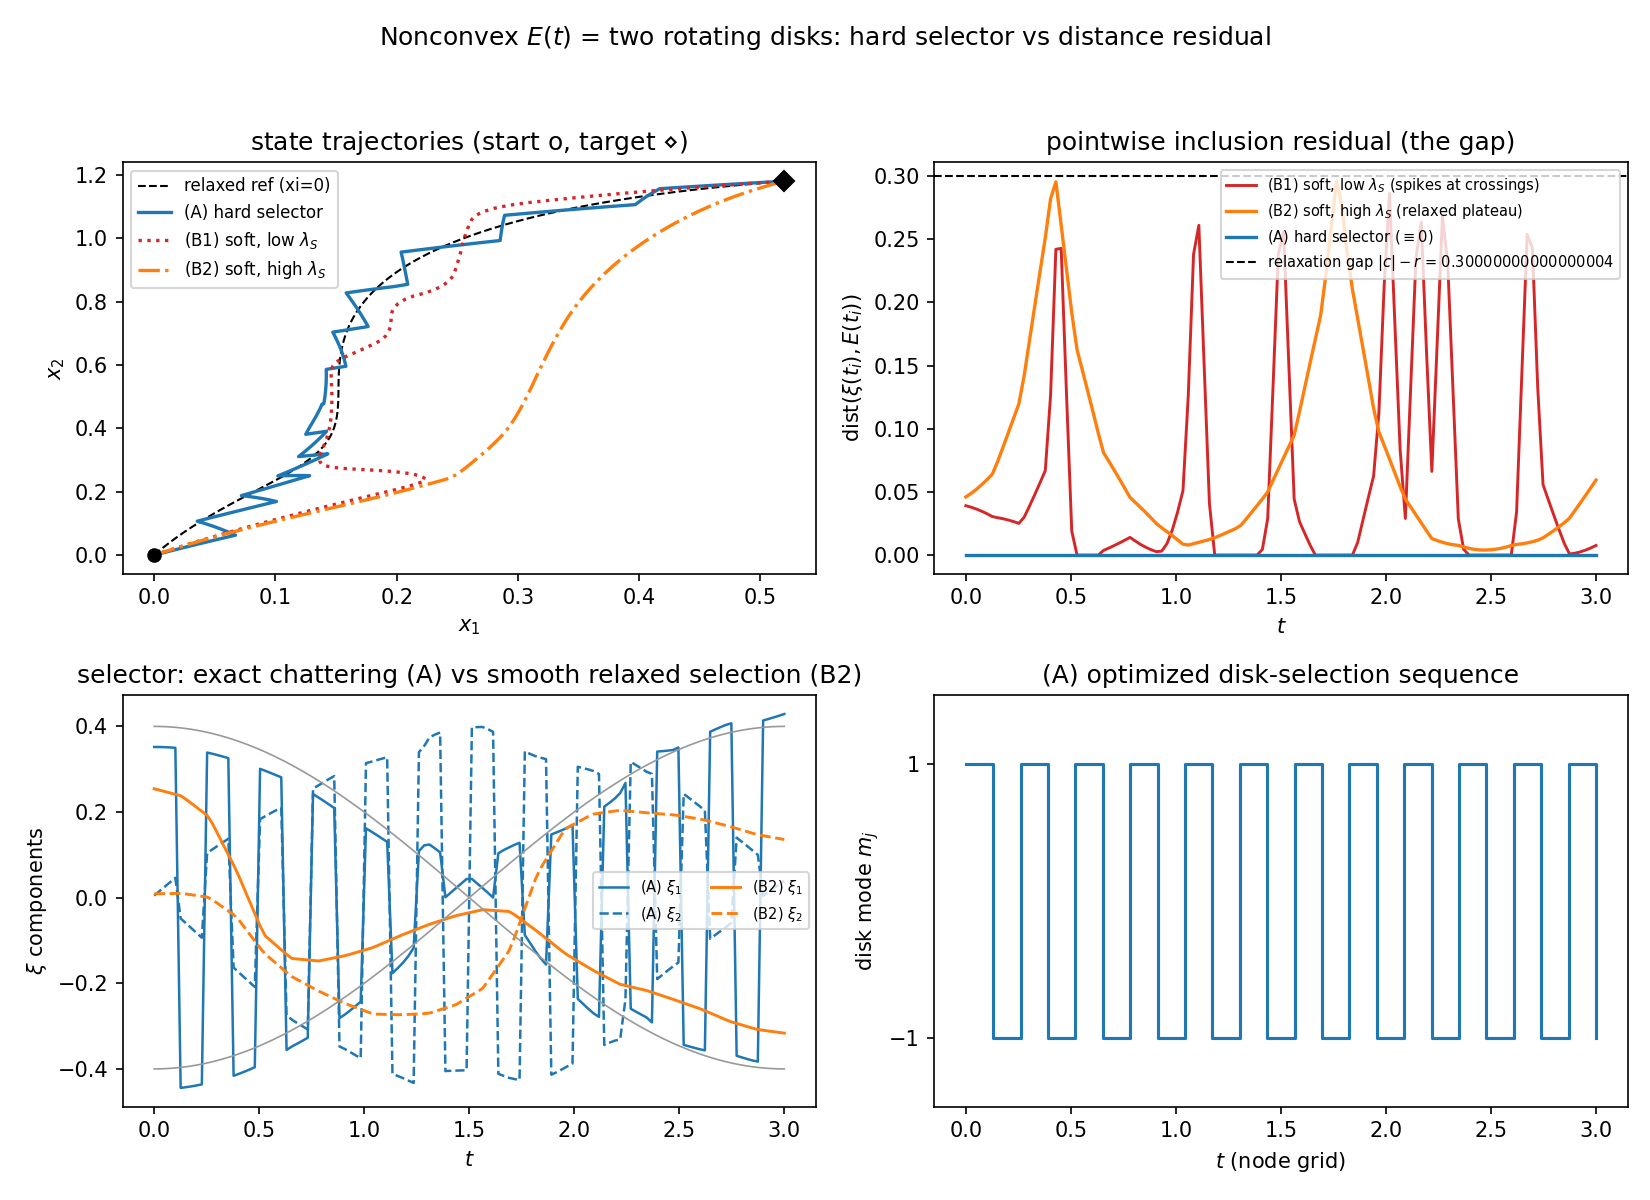

Here is the Python script that generated this plot:
import numpy as np
from scipy.optimize import minimize
import matplotlib
matplotlib.use("Agg")
import matplotlib.pyplot as plt

rng = np.random.default_rng(0)

T, N, K = 3.0, 120, 24
t = np.linspace(0.0, T, N)
dt = t[1] - t[0]
tn = np.linspace(0.0, T, K)                      # node times
x0 = np.array([0.0, 0.0])

r_disk = 0.10
c_mag = 0.40
theta = np.pi * t / T
C = c_mag * np.stack([np.cos(theta), np.sin(theta)], axis=1)   # c(t_i), (N,2)

def g(ti, x):
    """Nonlinear time-forced drift (same as the rotating-ellipse example)."""
    return np.array([np.sin(x[0]) + 0.15 * np.cos(2.0 * np.pi * ti / T),
                     0.5 * np.cos(x[1]) - 0.20 * np.sin(2.0 * np.pi * ti / T)])

def dist_to_E(xi_arr):
    """dist(xi_i, E(t_i)) for xi_arr of shape (N,2), E = union of two disks
    (closed-form; no QP / Quickhull needed)."""
    d_plus = np.maximum(np.linalg.norm(xi_arr - C, axis=1) - r_disk, 0.0)
    d_minus = np.maximum(np.linalg.norm(xi_arr + C, axis=1) - r_disk, 0.0)
    return np.minimum(d_plus, d_minus)

def simulate(xi_arr):
    X = np.zeros((N, 2))
    X[0] = x0
    for i in range(N - 1):
        xi = xi_arr[i]
        x, ti = X[i], t[i]
        k1 = g(ti, x) + xi
        k2 = g(ti + dt / 2, x + dt / 2 * k1) + xi
        k3 = g(ti + dt / 2, x + dt / 2 * k2) + xi
        k4 = g(ti + dt, x + dt * k3) + xi
        X[i + 1] = x + dt / 6 * (k1 + 2 * k2 + 2 * k3 + k4)
    return X

X_relaxed = simulate(np.zeros((N, 2)))
x1 = X_relaxed[-1].copy()
gap = c_mag - r_disk   # dist(0, E(t)) = 0.3, the "relaxation gap" scale

def interp_nodes(Z):
    return np.stack([np.interp(t, tn, Z[:, j]) for j in range(Z.shape[1])], axis=1)

node_of = np.minimum(np.arange(N) * K // N, K - 1)

lamT, lamF = 2500.0, 1.0
LAMS_LOW, LAMS_HIGH = 2.0, 50.0

def xi_soft(z):
    return interp_nodes(z.reshape(K, 2))

def cost_soft(z, lamS):
    xi = xi_soft(z)
    X = simulate(xi)
    J_term = np.sum((X[-1] - x1) ** 2)
    J_incl = np.mean(dist_to_E(xi) ** 2)
    J_smooth = np.mean(np.sum(np.diff(xi, axis=0) ** 2, axis=1))
    return lamT * J_term + lamF * J_incl + lamS * J_smooth

lamU = 5e-2
EPS = 1e-10

def xi_hard(zc, modes):
    W = zc[:2 * K].reshape(K, 2)
    RHO = zc[2 * K:]
    Wg = interp_nodes(W)
    rho_g = np.interp(t, tn, RHO)
    d = Wg / np.sqrt(np.sum(Wg ** 2, axis=1, keepdims=True) + EPS)
    s = 1.0 / (1.0 + np.exp(-rho_g))
    m = modes[node_of][:, None]
    return m * C + (r_disk * s)[:, None] * d

def cost_hard(zc, modes):
    xi = xi_hard(zc, modes)
    X = simulate(xi)
    J_term = np.sum((X[-1] - x1) ** 2)
    W = zc[:2 * K].reshape(K, 2)
    RHO = zc[2 * K:]
    J_u = np.mean(np.sum(np.diff(W, axis=0) ** 2, axis=1)) + np.mean(np.diff(RHO) ** 2)
    return lamT * J_term + lamU * J_u

print("=" * 72)
print("Two-disk nonconvex inclusion, target = relaxed (xi=0) endpoint")
print(f"T={T}, N={N}, K={K}, r={r_disk}, |c|={c_mag}, dist(0,E)={gap:.3f}")
print(f"target x1 = ({x1[0]:.4f}, {x1[1]:.4f})")
print("=" * 72)

soft = {}
for lamS in (LAMS_LOW, LAMS_HIGH):
    z0 = 0.05 * rng.standard_normal(2 * K)
    res = minimize(cost_soft, z0, args=(lamS,), method="L-BFGS-B",
                   options=dict(maxiter=400, maxfun=200000))
    xi = xi_soft(res.x)
    soft[lamS] = dict(xi=xi, X=simulate(xi), dist=dist_to_E(xi))
xi_S,  X_S,  dist_S  = (soft[LAMS_LOW][k]  for k in ("xi", "X", "dist"))
xi_S2, X_S2, dist_S2 = (soft[LAMS_HIGH][k] for k in ("xi", "X", "dist"))

modes = np.array([1.0 if j % 2 == 0 else -1.0 for j in range(K)])  # chattering init
zc = 0.1 * rng.standard_normal(3 * K)
for rnd in range(3):
    res_hard = minimize(cost_hard, zc, args=(modes,), method="L-BFGS-B",
                        options=dict(maxiter=400, maxfun=200000))
    zc = res_hard.x
    base = res_hard.fun
    n_flips = 0
    for j in range(K):
        modes[j] *= -1.0
        cj = cost_hard(zc, modes)
        if cj < base:
            base = cj
            n_flips += 1
        else:
            modes[j] *= -1.0
    print(f"[hard] round {rnd + 1}: cost={base:.3e}, mode flips accepted={n_flips}")
xi_H = xi_hard(zc, modes)
X_H = simulate(xi_H)
dist_H = dist_to_E(xi_H)

def report(name, X, d):
    print(f"{name:28s} |x(T)-x1| = {np.linalg.norm(X[-1] - x1):.3e}   "
          f"mean dist(xi,E) = {d.mean():.3e}   max = {d.max():.3e}")

print("-" * 72)
report("(A) hard selector", X_H, dist_H)
report(f"(B1) soft DR, lamS={LAMS_LOW}", X_S, dist_S)
report(f"(B2) soft DR, lamS={LAMS_HIGH}", X_S2, dist_S2)
print("-" * 72)
print("(A)  admissible BY CONSTRUCTION: dist identically 0 up to eps.")
print("(B1) expressive surrogate: chatters, but every disk-to-disk crossing")
print(f"     spikes to ~the gap ({gap:.2f}); residual -> 0 only in relaxed sense.")
print("(B2) smooth surrogate: cannot chatter, so it selects a RELAXED solution")
print("     spending a positive fraction of time strictly inside the gap;")
print(f"     the residual acquires a positive floor with plateaus at ~{gap:.2f}.")
print("     Which relaxed solution is picked is optimizer-dependent")
print("     (non-uniqueness, cf. their Remark 4.5).")
print("Headline: mean residual (A) = 0 exactly vs (B1),(B2) >> 0 -- the")
print("distance-residual loss certifies only conv E(t) (Filippov-Wazewski).")

fig, ax = plt.subplots(2, 2, figsize=(11, 8))

a = ax[0, 0]
a.plot(X_relaxed[:, 0], X_relaxed[:, 1], "k--", lw=1, label="relaxed ref (xi=0)")
a.plot(X_H[:, 0], X_H[:, 1], color="tab:blue", lw=1.6, label="(A) hard selector")
a.plot(X_S[:, 0], X_S[:, 1], color="tab:red", lw=1.6, ls=":", label="(B1) soft, low $\\lambda_S$")
a.plot(X_S2[:, 0], X_S2[:, 1], color="tab:orange", lw=1.6, ls="-.", label="(B2) soft, high $\\lambda_S$")
a.plot(*x0, "ko", ms=6); a.plot(*x1, "kD", ms=7)
a.set_xlabel("$x_1$"); a.set_ylabel("$x_2$")
a.set_title("state trajectories (start o, target $\\diamond$)")
a.legend(fontsize=8)

a = ax[0, 1]
a.plot(t, dist_S, color="tab:red", lw=1.4, label="(B1) soft, low $\\lambda_S$ (spikes at crossings)")
a.plot(t, dist_S2, color="tab:orange", lw=1.6, label="(B2) soft, high $\\lambda_S$ (relaxed plateau)")
a.plot(t, dist_H, color="tab:blue", lw=1.6, label="(A) hard selector ($\\equiv 0$)")
a.axhline(gap, color="k", ls="--", lw=1, label=f"relaxation gap $|c|-r$ = {gap}")
a.set_xlabel("$t$"); a.set_ylabel("dist$(\\xi(t_i), E(t_i))$")
a.set_title("pointwise inclusion residual (the gap)")
a.legend(fontsize=7)

a = ax[1, 0]
a.plot(t, xi_H[:, 0], color="tab:blue", lw=1.2, label="(A) $\\xi_1$")
a.plot(t, xi_H[:, 1], color="tab:blue", lw=1.2, ls="--", label="(A) $\\xi_2$")
a.plot(t, xi_S2[:, 0], color="tab:orange", lw=1.4, label="(B2) $\\xi_1$")
a.plot(t, xi_S2[:, 1], color="tab:orange", lw=1.4, ls="--", label="(B2) $\\xi_2$")
a.plot(t, C[:, 0], color="0.6", lw=0.8)
a.plot(t, -C[:, 0], color="0.6", lw=0.8)
a.set_xlabel("$t$"); a.set_ylabel("$\\xi$ components")
a.set_title("selector: exact chattering (A) vs smooth relaxed selection (B2)")
a.legend(fontsize=7, ncol=2)

a = ax[1, 1]
a.step(tn, modes, where="post", color="tab:blue", lw=1.5)
a.set_yticks([-1, 1]); a.set_ylim(-1.5, 1.5)
a.set_xlabel("$t$ (node grid)"); a.set_ylabel("disk mode $m_j$")
a.set_title("(A) optimized disk-selection sequence")

fig.suptitle("Nonconvex $E(t)$ = two rotating disks: hard selector vs distance residual", fontsize=12)
fig.tight_layout(rect=[0, 0, 1, 0.96])
fig.savefig("twodisk_relaxation_gap.png", dpi=150)
print("figure saved: twodisk_relaxation_gap.png")
